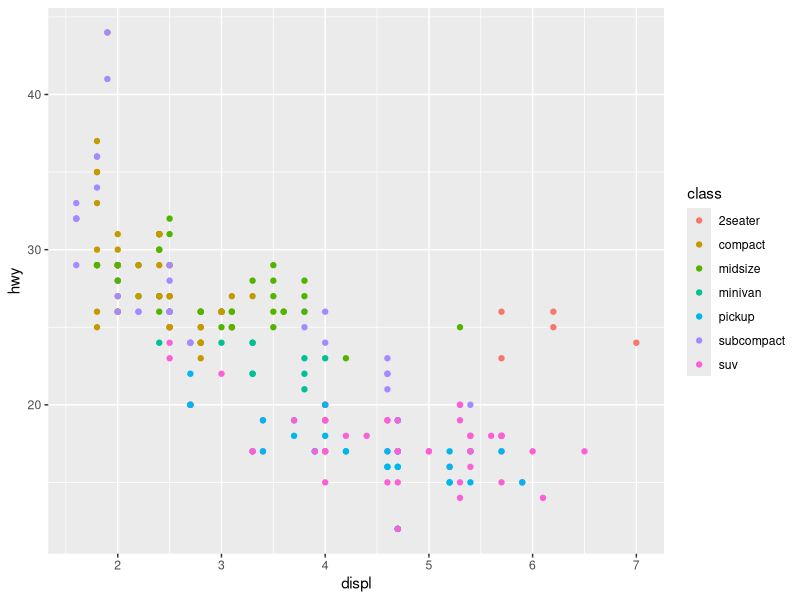
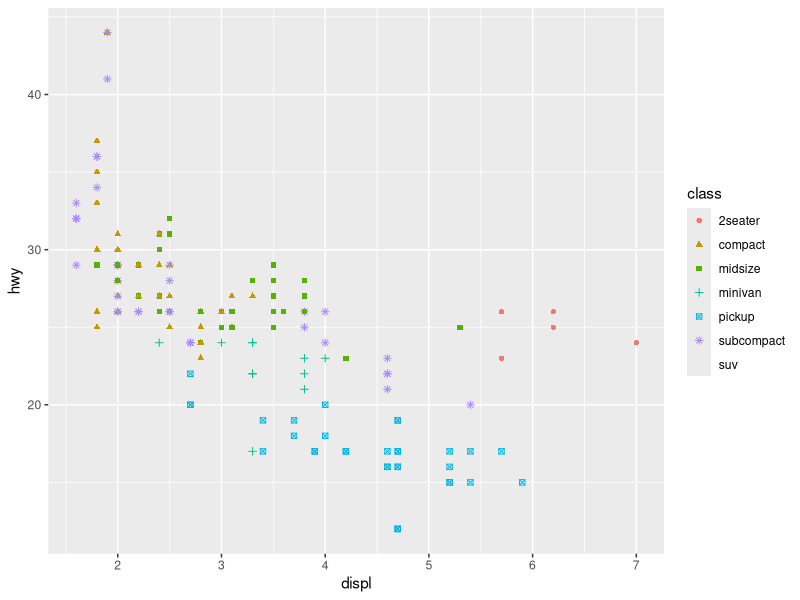
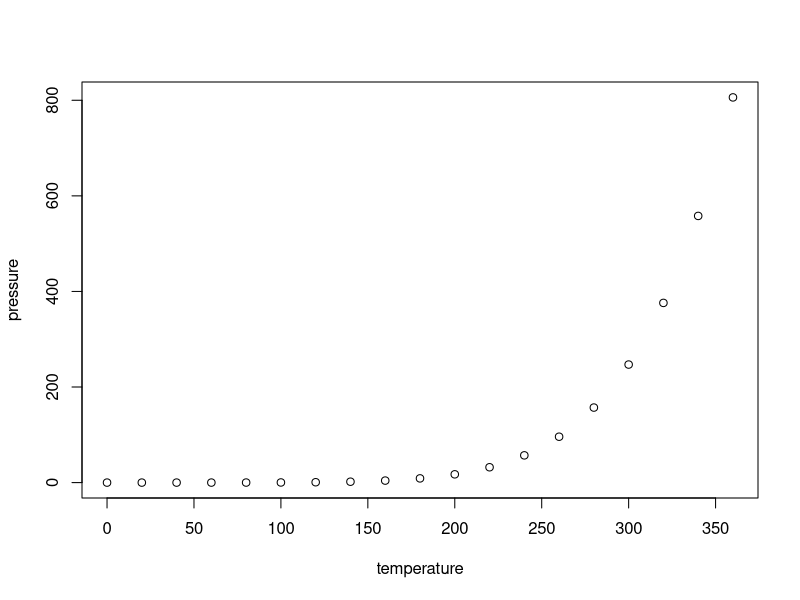

R code for these plots, in order:
## ---- chunk 1
knitr::opts_chunk$set(echo = TRUE)
library(tidyverse)
## ---- chunk 2


#data

mpg


g <- ggplot(data=mpg, aes(x=displ, y = hwy))
g + geom_point(aes(color = class))

ggplot(data= mpg, aes(x = displ, y = hwy)) +
  geom_point() +
  aes(color=class) +
  aes(shape=class)



## ---- chunk 3
plot(pressure)
